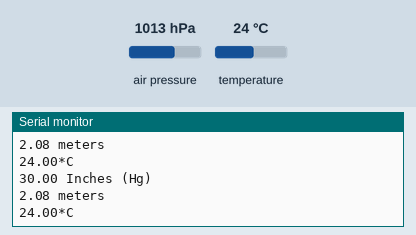
Recording of a sketch running on a simulated Arduino Uno, built with avr-gcc and run on an emulated ATmega328P. Shown: the last lines printed to the serial monitor. The test bench sets the inputs (shaded band); at power-on: air pressure 1013 hPa, temperature 24 °C.

Above: at 1.2 s.
1.3 s: air pressure set to 952 hPa
At 1.73 s:
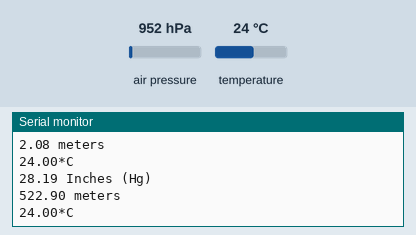
2.8 s: temperature set to 12 °C
At 3.0 s:
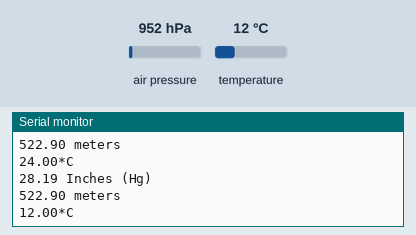
4.3 s: air pressure set to 975 hPa
At 4.52 s:
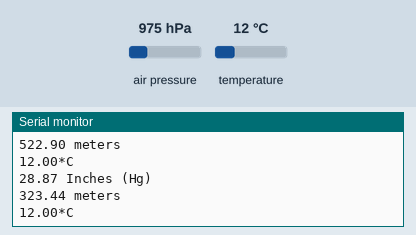
Timing chart, 0 to 7.3 s (numbered marks = the images above; inputs shaded):
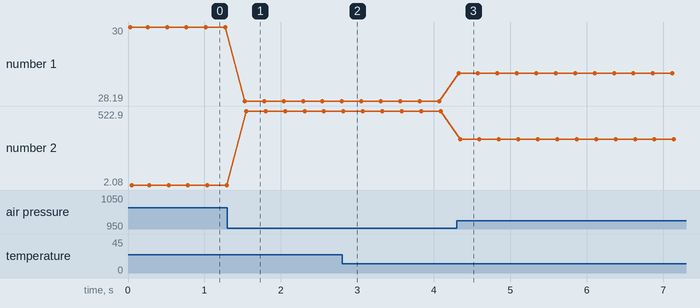

Measured:
- after the input at 1.3 s, the serial monitor: prints a new line after 0.23 s (image 1)
- after the input at 2.8 s, the serial monitor: prints a new line at once (image 2)
- after the input at 4.3 s, the serial monitor: prints a new line at once (image 3)
- plotted number 1: 30 → 28.19 after the input at 1.3 s, 28.19 → 28.87 after the input at 4.3 s
- plotted number 2: 2.08 → 522.9 after the input at 1.3 s, 522.9 → 323.44 after the input at 4.3 s

The sketch:

CODE.ino
```cpp
#include <Wire.h>
#include <Adafruit_MPL3115A2.h>

// Power by connecting Vin to 3-5V, GND to GND
// Uses I2C - connect SCL to the SCL pin, SDA to SDA pin
// See the Wire tutorial for pinouts for each Arduino
// http://arduino.cc/en/reference/wire
//TRIED AND TESTED BY WWW.THINKROBOTICS.IN
Adafruit_MPL3115A2 baro = Adafruit_MPL3115A2();

void setup() {
  Serial.begin(9600);
  Serial.println("Adafruit_MPL3115A2 test!");
}

void loop() {
  if (! baro.begin()) {
    Serial.println("Couldnt find sensor");
    return;
  }

  float pascals = baro.getPressure();
  // Our weather page presents pressure in Inches (Hg)
  // Use http://www.onlineconversion.com/pressure.htm for other units
  Serial.print(pascals/3377); Serial.println(" Inches (Hg)");

  float altm = baro.getAltitude();
  Serial.print(altm); Serial.println(" meters");

  float tempC = baro.getTemperature();
  Serial.print(tempC); Serial.println("*C");

  delay(250);
}
```
